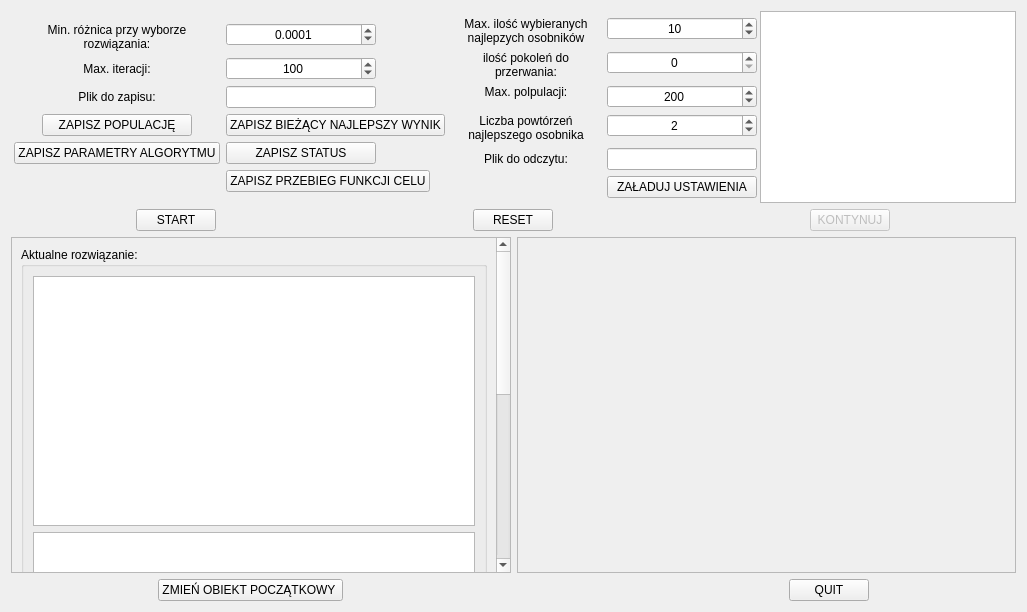
      <widget class="QWidget" name="ekran2">
       <layout class="QVBoxLayout" name="verticalLayout_12">
        <item>
         <layout class="QHBoxLayout" name="horizontalLayout_6">
          <item>
           <layout class="QFormLayout" name="formLayout_7">
            <property name="sizeConstraint">
             <enum>QLayout::SetDefaultConstraint</enum>
            </property>
            <property name="fieldGrowthPolicy">
             <enum>QFormLayout::AllNonFixedFieldsGrow</enum>
            </property>
            <property name="rowWrapPolicy">
             <enum>QFormLayout::WrapLongRows</enum>
            </property>
            <property name="labelAlignment">
             <set>Qt::AlignCenter</set>
            </property>
            <property name="formAlignment">
             <set>Qt::AlignCenter</set>
            </property>
            <item row="0" column="0">
             <widget class="QLabel" name="label_10">
              <property name="sizePolicy">
               <sizepolicy hsizetype="Maximum" vsizetype="Preferred">
                <horstretch>0</horstretch>
                <verstretch>0</verstretch>
               </sizepolicy>
              </property>
              <property name="minimumSize">
               <size>
                <width>150</width>
                <height>0</height>
               </size>
              </property>
              <property name="text">
               <string>Min. różnica przy wyborze rozwiązania:</string>
              </property>
              <property name="alignment">
               <set>Qt::AlignCenter</set>
              </property>
              <property name="wordWrap">
               <bool>true</bool>
              </property>
             </widget>
            </item>
            <item row="0" column="1">
             <widget class="QDoubleSpinBox" name="minDiff">
              <property name="sizePolicy">
               <sizepolicy hsizetype="Maximum" vsizetype="Fixed">
                <horstretch>0</horstretch>
                <verstretch>0</verstretch>
               </sizepolicy>
              </property>
              <property name="minimumSize">
               <size>
                <width>150</width>
                <height>0</height>
               </size>
              </property>
              <property name="alignment">
               <set>Qt::AlignCenter</set>
              </property>
              <property name="decimals">
               <number>4</number>
              </property>
              <property name="singleStep">
               <double>0.010000000000000</double>
              </property>
              <property name="value">
               <double>0.000100000000000</double>
              </property>
             </widget>
            </item>
            <item row="1" column="0">
             <widget class="QLabel" name="label_13">
              <property name="sizePolicy">
               <sizepolicy hsizetype="Maximum" vsizetype="Preferred">
                <horstretch>0</horstretch>
                <verstretch>0</verstretch>
               </sizepolicy>
              </property>
              <property name="minimumSize">
               <size>
                <width>150</width>
                <height>0</height>
               </size>
              </property>
              <property name="text">
               <string>Max. iteracji:</string>
              </property>
              <property name="alignment">
               <set>Qt::AlignCenter</set>
              </property>
              <property name="wordWrap">
               <bool>true</bool>
              </property>
             </widget>
            </item>
            <item row="1" column="1">
             <widget class="QSpinBox" name="maxIter">
              <property name="sizePolicy">
               <sizepolicy hsizetype="Maximum" vsizetype="Fixed">
                <horstretch>0</horstretch>
                <verstretch>0</verstretch>
               </sizepolicy>
              </property>
              <property name="minimumSize">
               <size>
                <width>150</width>
                <height>0</height>
               </size>
              </property>
              <property name="alignment">
               <set>Qt::AlignCenter</set>
              </property>
              <property name="minimum">
               <number>10</number>
              </property>
              <property name="maximum">
               <number>3000</number>
              </property>
              <property name="singleStep">
               <number>10</number>
              </property>
              <property name="value">
               <number>100</number>
              </property>
             </widget>
            </item>
            <item row="2" column="0">
             <widget class="QLabel" name="label_14">
              <property name="sizePolicy">
               <sizepolicy hsizetype="Maximum" vsizetype="Preferred">
                <horstretch>0</horstretch>
                <verstretch>0</verstretch>
               </sizepolicy>
              </property>
              <property name="minimumSize">
               <size>
                <width>150</width>
                <height>0</height>
               </size>
              </property>
              <property name="text">
               <string>Plik do zapisu:</string>
              </property>
              <property name="alignment">
               <set>Qt::AlignCenter</set>
              </property>
              <property name="wordWrap">
               <bool>true</bool>
              </property>
             </widget>
            </item>
            <item row="2" column="1">
             <widget class="QLineEdit" name="file">
              <property name="sizePolicy">
               <sizepolicy hsizetype="Maximum" vsizetype="Fixed">
                <horstretch>0</horstretch>
                <verstretch>0</verstretch>
               </sizepolicy>
              </property>
              <property name="minimumSize">
               <size>
                <width>150</width>
                <height>0</height>
               </size>
              </property>
              <property name="alignment">
               <set>Qt::AlignCenter</set>
              </property>
             </widget>
            </item>
            <item row="3" column="0">
             <widget class="QPushButton" name="savePopulation">
              <property name="sizePolicy">
               <sizepolicy hsizetype="Maximum" vsizetype="Fixed">
                <horstretch>0</horstretch>
                <verstretch>0</verstretch>
               </sizepolicy>
              </property>
              <property name="minimumSize">
               <size>
                <width>150</width>
                <height>0</height>
               </size>
              </property>
              <property name="toolTipDuration">
               <number>-4</number>
              </property>
              <property name="layoutDirection">
               <enum>Qt::LeftToRight</enum>
              </property>
              <property name="autoFillBackground">
               <bool>false</bool>
              </property>
              <property name="text">
               <string>ZAPISZ POPULACJĘ</string>
              </property>
             </widget>
            </item>
            <item row="3" column="1">
             <widget class="QPushButton" name="saveBest">
              <property name="sizePolicy">
               <sizepolicy hsizetype="Maximum" vsizetype="Fixed">
                <horstretch>0</horstretch>
                <verstretch>0</verstretch>
               </sizepolicy>
              </property>
              <property name="minimumSize">
               <size>
                <width>150</width>
                <height>0</height>
               </size>
              </property>
              <property name="toolTipDuration">
               <number>-4</number>
              </property>
              <property name="text">
               <string>ZAPISZ BIEŻĄCY NAJLEPSZY WYNIK</string>
              </property>
             </widget>
            </item>
            <item row="4" column="0">
             <widget class="QPushButton" name="saveAlgorithmParameters">
              <property name="sizePolicy">
               <sizepolicy hsizetype="Maximum" vsizetype="Fixed">
                <horstretch>0</horstretch>
                <verstretch>0</verstretch>
               </sizepolicy>
              </property>
              <property name="minimumSize">
               <size>
                <width>150</width>
                <height>0</height>
               </size>
              </property>
              <property name="toolTipDuration">
               <number>-4</number>
              </property>
              <property name="text">
               <string>ZAPISZ PARAMETRY ALGORYTMU</string>
              </property>
             </widget>
            </item>
            <item row="4" column="1">
             <widget class="QPushButton" name="saveStatus">
              <property name="sizePolicy">
               <sizepolicy hsizetype="Maximum" vsizetype="Fixed">
                <horstretch>0</horstretch>
                <verstretch>0</verstretch>
               </sizepolicy>
              </property>
              <property name="minimumSize">
               <size>
                <width>150</width>
                <height>0</height>
               </size>
              </property>
              <property name="toolTipDuration">
               <number>-4</number>
              </property>
              <property name="text">
               <string>ZAPISZ STATUS</string>
              </property>
             </widget>
            </item>
            <item row="5" column="1">
             <widget class="QPushButton" name="saveGoalTrace">
              <property name="sizePolicy">
               <sizepolicy hsizetype="Maximum" vsizetype="Fixed">
                <horstretch>0</horstretch>
                <verstretch>0</verstretch>
               </sizepolicy>
              </property>
              <property name="minimumSize">
               <size>
                <width>150</width>
                <height>0</height>
               </size>
              </property>
              <property name="text">
               <string>ZAPISZ PRZEBIEG FUNKCJI CELU</string>
              </property>
             </widget>
            </item>
            <item row="5" column="0">
             <widget class="QLabel" name="label_25">
              <property name="sizePolicy">
               <sizepolicy hsizetype="Maximum" vsizetype="Preferred">
                <horstretch>0</horstretch>
                <verstretch>0</verstretch>
               </sizepolicy>
              </property>
              <property name="minimumSize">
               <size>
                <width>150</width>
                <height>0</height>
               </size>
              </property>
              <property name="text">
               <string/>
              </property>
             </widget>
            </item>
           </layout>
          </item>
          <item>
           <layout class="QFormLayout" name="formLayout_6">
            <property name="labelAlignment">
             <set>Qt::AlignCenter</set>
            </property>
            <property name="formAlignment">
             <set>Qt::AlignCenter</set>
            </property>
            <item row="0" column="0">
             <widget class="QLabel" name="label_12">
              <property name="sizePolicy">
               <sizepolicy hsizetype="Maximum" vsizetype="Preferred">
                <horstretch>0</horstretch>
                <verstretch>0</verstretch>
               </sizepolicy>
              </property>
              <property name="minimumSize">
               <size>
                <width>150</width>
                <height>0</height>
               </size>
              </property>
              <property name="text">
               <string>Max. ilość wybieranych najlepzych osobników</string>
              </property>
              <property name="textFormat">
               <enum>Qt::PlainText</enum>
              </property>
              <property name="scaledContents">
               <bool>false</bool>
              </property>
              <property name="alignment">
               <set>Qt::AlignCenter</set>
              </property>
              <property name="wordWrap">
               <bool>true</bool>
              </property>
             </widget>
            </item>
            <item row="0" column="1">
             <widget class="QSpinBox" name="maxBest">
              <property name="sizePolicy">
               <sizepolicy hsizetype="Maximum" vsizetype="Fixed">
                <horstretch>0</horstretch>
                <verstretch>0</verstretch>
               </sizepolicy>
              </property>
              <property name="minimumSize">
               <size>
                <width>150</width>
                <height>0</height>
               </size>
              </property>
              <property name="layoutDirection">
               <enum>Qt::LeftToRight</enum>
              </property>
              <property name="wrapping">
               <bool>false</bool>
              </property>
              <property name="alignment">
               <set>Qt::AlignCenter</set>
              </property>
              <property name="minimum">
               <number>3</number>
              </property>
              <property name="maximum">
               <number>20</number>
              </property>
              <property name="value">
               <number>10</number>
              </property>
             </widget>
            </item>
            <item row="1" column="0">
             <widget class="QLabel" name="label_11">
              <property name="sizePolicy">
               <sizepolicy hsizetype="Maximum" vsizetype="Preferred">
                <horstretch>0</horstretch>
                <verstretch>0</verstretch>
               </sizepolicy>
              </property>
              <property name="minimumSize">
               <size>
                <width>150</width>
                <height>0</height>
               </size>
              </property>
              <property name="text">
               <string>ilość pokoleń do przerwania:</string>
              </property>
              <property name="textFormat">
               <enum>Qt::PlainText</enum>
              </property>
              <property name="scaledContents">
               <bool>false</bool>
              </property>
              <property name="alignment">
               <set>Qt::AlignCenter</set>
              </property>
              <property name="wordWrap">
               <bool>true</bool>
              </property>
             </widget>
            </item>
            <item row="1" column="1">
             <widget class="QSpinBox" name="cycleSize">
              <property name="sizePolicy">
               <sizepolicy hsizetype="Maximum" vsizetype="Fixed">
                <horstretch>0</horstretch>
                <verstretch>0</verstretch>
               </sizepolicy>
              </property>
              <property name="minimumSize">
               <size>
                <width>150</width>
                <height>0</height>
               </size>
              </property>
              <property name="layoutDirection">
               <enum>Qt::LeftToRight</enum>
              </property>
              <property name="wrapping">
               <bool>false</bool>
              </property>
              <property name="alignment">
               <set>Qt::AlignCenter</set>
              </property>
             </widget>
            </item>
            <item row="2" column="0">
             <widget class="QLabel" name="label_19">
              <property name="sizePolicy">
               <sizepolicy hsizetype="Maximum" vsizetype="Maximum">
                <horstretch>0</horstretch>
                <verstretch>0</verstretch>
               </sizepolicy>
              </property>
              <property name="minimumSize">
               <size>
                <width>150</width>
                <height>0</height>
               </size>
              </property>
              <property name="text">
               <string>Max. polpulacji:</string>
              </property>
              <property name="alignment">
               <set>Qt::AlignCenter</set>
              </property>
             </widget>
            </item>
            <item row="2" column="1">
             <widget class="QSpinBox" name="maxPopulation">
              <property name="sizePolicy">
               <sizepolicy hsizetype="Maximum" vsizetype="Fixed">
                <horstretch>0</horstretch>
                <verstretch>0</verstretch>
               </sizepolicy>
              </property>
              <property name="minimumSize">
               <size>
                <width>150</width>
                <height>0</height>
               </size>
              </property>
              <property name="layoutDirection">
               <enum>Qt::LeftToRight</enum>
              </property>
              <property name="wrapping">
               <bool>false</bool>
              </property>
              <property name="alignment">
               <set>Qt::AlignCenter</set>
              </property>
              <property name="minimum">
               <number>21</number>
              </property>
              <property name="maximum">
               <number>3000</number>
              </property>
              <property name="singleStep">
               <number>5</number>
              </property>
              <property name="value">
               <number>200</number>
              </property>
             </widget>
            </item>
            <item row="3" column="0">
             <widget class="QLabel" name="label_21">
              <property name="sizePolicy">
               <sizepolicy hsizetype="Maximum" vsizetype="Maximum">
                <horstretch>0</horstretch>
                <verstretch>0</verstretch>
               </sizepolicy>
              </property>
              <property name="minimumSize">
               <size>
                <width>150</width>
                <height>0</height>
               </size>
              </property>
              <property name="layoutDirection">
               <enum>Qt::LeftToRight</enum>
              </property>
              <property name="text">
               <string>Liczba powtórzeń najlepszego osobnika</string>
              </property>
              <property name="textFormat">
               <enum>Qt::AutoText</enum>
              </property>
              <property name="scaledContents">
               <bool>false</bool>
              </property>
              <property name="alignment">
               <set>Qt::AlignCenter</set>
              </property>
              <property name="wordWrap">
               <bool>true</bool>
              </property>
              <property name="openExternalLinks">
               <bool>false</bool>
              </property>
              <property name="textInteractionFlags">
               <set>Qt::NoTextInteraction</set>
              </property>
             </widget>
            </item>
            <item row="3" column="1">
             <widget class="QSpinBox" name="numberOfRepeat">
              <property name="sizePolicy">
               <sizepolicy hsizetype="Fixed" vsizetype="Fixed">
                <horstretch>0</horstretch>
                <verstretch>0</verstretch>
               </sizepolicy>
              </property>
              <property name="minimumSize">
               <size>
                <width>150</width>
                <height>0</height>
               </size>
              </property>
              <property name="alignment">
               <set>Qt::AlignCenter</set>
              </property>
              <property name="maximum">
               <number>100</number>
              </property>
              <property name="value">
               <number>2</number>
              </property>
             </widget>
            </item>
            <item row="4" column="0">
             <widget class="QLabel" name="label_22">
              <property name="sizePolicy">
               <sizepolicy hsizetype="Maximum" vsizetype="Preferred">
                <horstretch>0</horstretch>
                <verstretch>0</verstretch>
               </sizepolicy>
              </property>
              <property name="minimumSize">
               <size>
                <width>150</width>
                <height>0</height>
               </size>
              </property>
              <property name="text">
               <string>Plik do odczytu:</string>
              </property>
              <property name="alignment">
               <set>Qt::AlignCenter</set>
              </property>
             </widget>
            </item>
            <item row="4" column="1">
             <widget class="QLineEdit" name="loadParamAlgFile">
              <property name="sizePolicy">
               <sizepolicy hsizetype="Maximum" vsizetype="Fixed">
                <horstretch>0</horstretch>
                <verstretch>0</verstretch>
               </sizepolicy>
              </property>
              <property name="minimumSize">
               <size>
                <width>150</width>
                <height>0</height>
               </size>
              </property>
             </widget>
            </item>
            <item row="5" column="1">
             <widget class="QPushButton" name="loadAlgSettings">
              <property name="sizePolicy">
               <sizepolicy hsizetype="Fixed" vsizetype="Fixed">
                <horstretch>0</horstretch>
                <verstretch>0</verstretch>
               </sizepolicy>
              </property>
              <property name="minimumSize">
               <size>
                <width>150</width>
                <height>0</height>
               </size>
              </property>
              <property name="maximumSize">
               <size>
                <width>150</width>
                <height>16777215</height>
               </size>
              </property>
              <property name="text">
               <string>ZAŁADUJ USTAWIENIA</string>
              </property>
              <property name="checkable">
               <bool>false</bool>
              </property>
              <property name="autoExclusive">
               <bool>false</bool>
              </property>
              <property name="default">
               <bool>false</bool>
              </property>
             </widget>
            </item>
            <item row="5" column="0">
             <widget class="QLabel" name="label_23">
              <property name="sizePolicy">
               <sizepolicy hsizetype="Maximum" vsizetype="Preferred">
                <horstretch>0</horstretch>
                <verstretch>0</verstretch>
               </sizepolicy>
              </property>
              <property name="minimumSize">
               <size>
                <width>150</width>
                <height>0</height>
               </size>
              </property>
              <property name="text">
               <string/>
              </property>
             </widget>
            </item>
           </layout>
          </item>
          <item>
           <widget class="ScaleView" name="trace">
            <property name="sizePolicy">
             <sizepolicy hsizetype="MinimumExpanding" vsizetype="MinimumExpanding">
              <horstretch>0</horstretch>
              <verstretch>0</verstretch>
             </sizepolicy>
            </property>
           </widget>
          </item>
         </layout>
        </item>
        <item>
         <layout class="QHBoxLayout" name="horizontalLayout_7">
          <item alignment="Qt::AlignHCenter">
           <widget class="QPushButton" name="startButton">
            <property name="text">
             <string>START</string>
            </property>
           </widget>
          </item>
          <item alignment="Qt::AlignHCenter">
           <widget class="QPushButton" name="resetButton">
            <property name="enabled">
             <bool>true</bool>
            </property>
            <property name="text">
             <string>RESET</string>
            </property>
           </widget>
          </item>
          <item alignment="Qt::AlignHCenter">
           <widget class="QPushButton" name="continueButton">
            <property name="enabled">
             <bool>false</bool>
            </property>
            <property name="text">
             <string>KONTYNUJ</string>
            </property>
            <property name="autoDefault">
             <bool>false</bool>
            </property>
            <property name="default">
             <bool>false</bool>
            </property>
            <property name="flat">
             <bool>false</bool>
            </property>
           </widget>
          </item>
         </layout>
        </item>
        <item>
         <layout class="QHBoxLayout" name="horizontalLayout_5">
          <item>
           <widget class="QScrollArea" name="scrollArea">
            <property name="widgetResizable">
             <bool>true</bool>
            </property>
            <widget class="QWidget" name="scrollAreaWidgetContents_2">
             <property name="geometry">
              <rect>
               <x>0</x>
               <y>0</y>
               <width>484</width>
               <height>707</height>
              </rect>
             </property>
             <layout class="QVBoxLayout" name="verticalLayout_10">
              <item>
               <widget class="QGroupBox" name="the_best">
                <property name="sizePolicy">
                 <sizepolicy hsizetype="Preferred" vsizetype="Minimum">
                  <horstretch>0</horstretch>
                  <verstretch>0</verstretch>
                 </sizepolicy>
                </property>
                <property name="title">
                 <string>Aktualne rozwiązanie:</string>
                </property>
                <layout class="QVBoxLayout" name="verticalLayout_16">
                 <item>
                  <widget class="ScaleView" name="plotTheBest">
                   <property name="sizePolicy">
                    <sizepolicy hsizetype="Expanding" vsizetype="Fixed">
                     <horstretch>0</horstretch>
                     <verstretch>0</verstretch>
                    </sizepolicy>
                   </property>
                   <property name="minimumSize">
                    <size>
                     <width>0</width>
                     <height>250</height>
                    </size>
                   </property>
                  </widget>
                 </item>
                 <item>
                  <widget class="QTextBrowser" name="stringTheBest">
                   <property name="sizePolicy">
                    <sizepolicy hsizetype="Expanding" vsizetype="Expanding">
                     <horstretch>0</horstretch>
                     <verstretch>0</verstretch>
                    </sizepolicy>
                   </property>
                   <property name="minimumSize">
                    <size>
                     <width>0</width>
                     <height>400</height>
                    </size>
                   </property>
                  </widget>
                 </item>
                </layout>
               </widget>
              </item>
             </layout>
            </widget>
           </widget>
          </item>
          <item>
           <widget class="QScrollArea" name="lista_chromosomow">
            <property name="widgetResizable">
             <bool>true</bool>
            </property>
            <widget class="QWidget" name="layout_listy">
             <property name="geometry">
              <rect>
               <x>0</x>
               <y>0</y>
               <width>501</width>
               <height>310</height>
              </rect>
             </property>
             <layout class="QVBoxLayout" name="verticalLayout_15"/>
            </widget>
           </widget>
          </item>
         </layout>
        </item>
        <item>
         <layout class="QHBoxLayout" name="horizontalLayout">
          <item>
           <spacer name="horizontalSpacer_10">
            <property name="orientation">
             <enum>Qt::Horizontal</enum>
            </property>
            <property name="sizeHint" stdset="0">
             <size>
              <width>40</width>
              <height>20</height>
             </size>
            </property>
           </spacer>
          </item>
          <item>
           <widget class="QPushButton" name="changeStartObjectButton">
            <property name="text">
             <string>ZMIEŃ OBIEKT POCZĄTKOWY </string>
            </property>
           </widget>
          </item>
          <item>
           <spacer name="horizontalSpacer_12">
            <property name="orientation">
             <enum>Qt::Horizontal</enum>
            </property>
            <property name="sizeHint" stdset="0">
             <size>
              <width>40</width>
              <height>20</height>
             </size>
            </property>
           </spacer>
          </item>
          <item>
           <spacer name="horizontalSpacer_13">
            <property name="orientation">
             <enum>Qt::Horizontal</enum>
            </property>
            <property name="sizeHint" stdset="0">
             <size>
              <width>40</width>
              <height>20</height>
             </size>
            </property>
           </spacer>
          </item>
          <item>
           <spacer name="horizontalSpacer_9">
            <property name="orientation">
             <enum>Qt::Horizontal</enum>
            </property>
            <property name="sizeHint" stdset="0">
             <size>
              <width>40</width>
              <height>20</height>
             </size>
            </property>
           </spacer>
          </item>
          <item>
           <widget class="QPushButton" name="quitButton">
            <property name="text">
             <string>QUIT</string>
            </property>
           </widget>
          </item>
          <item>
           <spacer name="horizontalSpacer_11">
            <property name="orientation">
             <enum>Qt::Horizontal</enum>
            </property>
            <property name="sizeHint" stdset="0">
             <size>
              <width>40</width>
              <height>20</height>
             </size>
            </property>
           </spacer>
          </item>
         </layout>
        </item>
       </layout>
      </widget>
